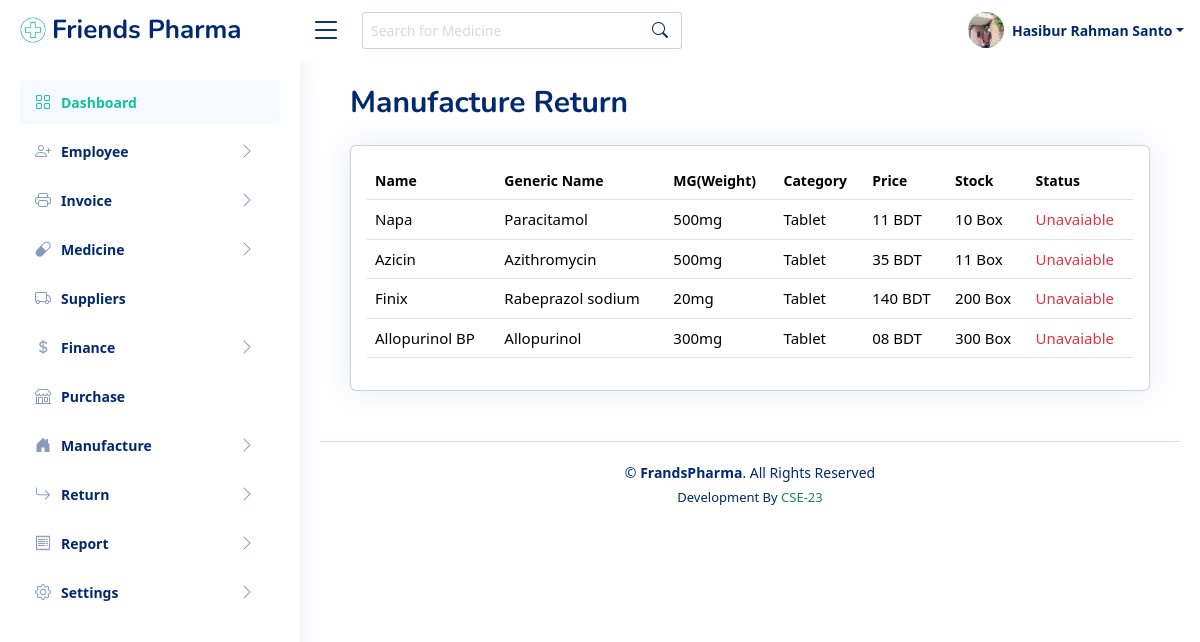
The app's page /manufacturer-return-list.php (signed in) with its own data.
### tables this page shows
CREATE TABLE `employee` (
  `id` int(11) NOT NULL,
  `f_name` varchar(20) NOT NULL,
  `l_name` varchar(20) NOT NULL,
  `gender` varchar(20) NOT NULL,
  `birthday` varchar(20) NOT NULL,
  `phone` int(11) NOT NULL,
  `password` varchar(255) NOT NULL,
  `email` varchar(50) NOT NULL,
  `address` varchar(255) NOT NULL,
  `photo` varchar(20) NOT NULL,
  `designation` varchar(50) NOT NULL,
  `national_id` varchar(20) NOT NULL,
  `certificates` varchar(20) NOT NULL,
  `joining_date` varchar(20) NOT NULL,
  `biography` varchar(255) NOT NULL,
  `status` int(11) NOT NULL
);

CREATE TABLE `medicine` (
  `id` int(11) NOT NULL,
  `medicine_name` varchar(50) NOT NULL,
  `generic_name` varchar(50) NOT NULL,
  `SKU` varchar(50) NOT NULL,
  `MG` varchar(50) NOT NULL,
  `category` varchar(50) NOT NULL,
  `manufacturer` varchar(50) NOT NULL,
  `price` varchar(50) NOT NULL,
  `manufacturer_price` varchar(50) NOT NULL,
  `stock` varchar(50) NOT NULL,
  `expire_date` varchar(50) NOT NULL,
  `status` int(11) NOT NULL,
  `description` varchar(255) NOT NULL
);

### classes/Database.php (called while the page is built, shortened)
<?php
	class Database{
		protected $mysqli,$query,$numRows,$affectedRow,$errors;
		public function __construct(){
			$this->mysqli = new mysqli('sql205.infinityfree.com', 'if0_35937738', 'hSv8su6wUNz', 'if0_35937738_friendsPharma');
		}
		protected function Select($columnName,$table,$where){
			$columnName = implode(',', $columnName);
			$sql = "SELECT $columnName FROM $table ";
			if($where){
				$sql .= " WHERE ";
				$chunk 		= array_chunk($where, 3);
				$whereCols 	= array();
				foreach ($chunk as $key => $value) {
					if (is_string($value[2])) {
						$value[2] = "'$value[2]'";
					}else{
						$value[2] = $value[2];
					}
					$whereCols[] = implode(' ', $value);
				}
				$sql .= implode(' AND ', $whereCols);
			}
			if($this->mysqli->query($sql)){
				$this->query 	= $this->mysqli->query($sql);
				$this->numRows 	= $this->query->num_rows;
				if($this->numRows > 0){
					return true;
				}else{
					return false;
				}
			}else{
				return false;
			}
		}
	}
?>

### classes/Employee.php (called while the page is built, shortened)
<?php
	require_once ('Database.php');
	class Employee extends Database{
		public $query, $error;
		public function getEmployee($where = null){
			if($this->Select(['*'], 'employee', $where)){
				$this->query = $this->query;
				return true;
			}
			return false;
		}
	}
?>

### classes/Medicine.php (called while the page is built, shortened)
<?php
	require_once ('Database.php');
	class Medicine extends Database{
		public $query, $error;
		public function getMedicine($where = null){
			if($this->Select(['*'], 'medicine', $where)){
				$this->query = $this->query;
				return true;
			}
			return false;
		}
	}
?>

### manufacturer-return-list.php (the view, shortened to what this page needs)
<!DOCTYPE html>
<html lang="en">
<?php include_once("includes/head-link.php") ?>
<body>
<?php include_once("includes/header.php") ?>
<?php include_once("includes/sidebar.php") ?>
<main id="main" class="main">
  <div class="pagetitle">
      <h1>Manufacture Return</h1>
    </div>
    <section class="section mt-4">
      <div class="row">
        <div class="col-lg-12">
          <div class="card">
            <div class="card-body pt-3">
              <table class="table table-hover datatable">
                <thead>
                  <tr>
                    <th style="font-size:14px;">Name</th>
                    <th style="font-size:14px;" class="text-nowrap">Generic Name</th>
                    <th style="font-size:14px;">MG(Weight)</th>
                    <th style="font-size:14px;">Category</th>
                    <th style="font-size:14px;">Price</th>
                    <th style="font-size:14px;">Stock</th>
                    <th style="font-size:14px;">Status</th>
                  </tr>
                </thead>
                <tbody>
                <?php
                  $medicine =  new Medicine;
                  $medicine->getMedicine();
                  $query = $medicine->query;
                  while ($row = $query->fetch_assoc()) {
                    $name           = $row['medicine_name'];
                    $generic_name   = $row['generic_name'];
                    $MG             = $row['MG'];
                    $category       = $row['category'];
                    $price          = $row['price'];
                    $stock          = $row['stock'];
                  ?>
                  <tr>
                    <td style="font-size:15px;" class="text-nowrap"><?php echo $name; ?></td>
                    <td style="font-size:15px;"><?php echo $generic_name; ?></td>
                    <td style="font-size:15px;"><?php echo $MG."mg"; ?></td>
                    <td style="font-size:15px;"><?php echo $category; ?></td>
                    <td style="font-size:15px;" class="text-nowrap"><?php echo $price." BDT"; ?></td>
                    <td style="font-size:15px;"><?php echo $stock." Box"; ?></td>
                    <td style="font-size:15px;"><span class="text-danger"><?php echo "Unavaiable"; ?></span></td>
                    </tr>
                  <?php } ?>
                </tbody>
              </table>
            </div>
          </div>
        </div>
      </div>
  </section>
  </main>
  <?php include_once("includes/footer.php") ?>
</body>
</html>

### includes/header.php (shortened to what this page needs)
<?php
  $user = $_SESSION['front_user'];
  $users = new Employee;
  $users->getEmployee(['phone', '=', $user]);
  $query = $users->query;
  $result = $query->fetch_assoc();
  $fname  = $result['f_name'];
  $lname  = $result['l_name'];
  $image  = $result['photo'];
?>
<header id="header" class="header fixed-top d-flex align-items-center">
<div class="d-flex align-items-center justify-content-between">
  <a href="index.html" class="logo d-flex align-items-center">
    <img src="assets/img/logo.png" alt="logo">
    <span class="d-none d-lg-block">Friends Pharma</span>
  </a>
  <i class="bi bi-list toggle-sidebar-btn"></i>
</div>
<div class="search-bar">
  <form class="search-form d-flex align-items-center" method="POST" action="#">
    <input type="text" name="query" placeholder="Search for Medicine" title="Enter search keyword">
    <button type="submit" title="Search"><i class="bi bi-search"></i></button>
  </form>
</div>
<nav class="header-nav ms-auto">
  <ul class="d-flex align-items-center">
    <li class="nav-item dropdown pe-3">
      <a class="nav-link nav-profile d-flex align-items-center pe-0" href="#" data-bs-toggle="dropdown">
        <img src="files/photo/<?php echo $image; ?>" alt="Profile" class="rounded-circle">
        <span class="d-none d-md-block dropdown-toggle ps-2"><?php echo $fname." ".$lname; ?></span>
      </a>
    </li>
  </ul>
</nav>
</header>

### assets/css/style.css (style rules this page uses)
:root { scroll-behavior: smooth; }
body { font-family: "Open Sans", sans-serif; background: #fff; color: #444444; }
a { color: #4154f1; text-decoration: none !important; }
::placeholder { color: #dad9d9 !important; }
h1, h2, h3, h4, h5, h6 { font-family: "Nunito", sans-serif; }
#main { margin-top: 40px; padding: 20px 30px; transition: all 0.3s; }
.pagetitle { margin-bottom: 10px; }
.pagetitle h1 { font-size: 30px; margin-bottom: 0; font-weight: 700; color: #012970; padding-top: 5px !important; }
.card { margin-bottom: 30px; border: none; border-radius: 5px; box-shadow: 0px 0 30px rgba(1, 41, 112, 0.1); }
.card-body { padding: 0 20px 20px 20px; }
.logo { line-height: 1; }
@media (min-width: 1200px) { .logo { width: 280px; } }
.logo img { max-height: 26px; margin-right: 6px; }
.logo span { font-size: 26px; font-weight: 700; color: #012970; font-family: "Nunito", sans-serif; }
.header { transition: all 0.5s; z-index: 997; height: 60px; background-color: #fff; padding-left: 20px; }
.header .toggle-sidebar-btn { font-size: 32px; padding-left: 10px; cursor: pointer; color: #012970; }
.header .search-bar { min-width: 360px; padding: 0 20px; }
.header .search-form { width: 100%; }
.header .search-form input { border: 0; font-size: 14px; color: #012970; border: 1px solid rgba(1, 41, 112, 0.2); padding: 7px 38px 7px 8px; border-radius: 3px; transition: 0.3s; width: 100%; }
.header .search-form button { border: 0; padding: 0; margin-left: -30px; background: none; }
.header .search-form button i { color: #012970; }
.header-nav ul { list-style: none; }
.header-nav > ul { margin: 0; padding: 0; }
.header-nav .nav-profile { color: #012970; }
.header-nav .nav-profile img { max-height: 36px; width: 36px; object-fit: cover; }
.header-nav .nav-profile span { font-size: 14px; font-weight: 600; }
@media (min-width: 1200px) { #main, #footer { margin-left: 300px; } }

### includes/head-link.php (style rules this page uses)
body { font-family: Arial, sans-serif; padding: 20px; }

### records on screen
employee: photo (picture), f_name "Hasibur", l_name "Rahman Santo"
medicine: medicine_name "Napa", generic_name "Paracitamol", MG "500", category "Tablet", price "11", stock "10"
medicine: medicine_name "Azicin", generic_name "Azithromycin", MG "500", category "Tablet", price "35", stock "11"
medicine: medicine_name "Finix", generic_name "Rabeprazol sodium", MG "20", category "Tablet", price "140", stock "200"
medicine: medicine_name "Allopurinol BP", generic_name "Allopurinol", MG "300", category "Tablet", price "08", stock "300"
